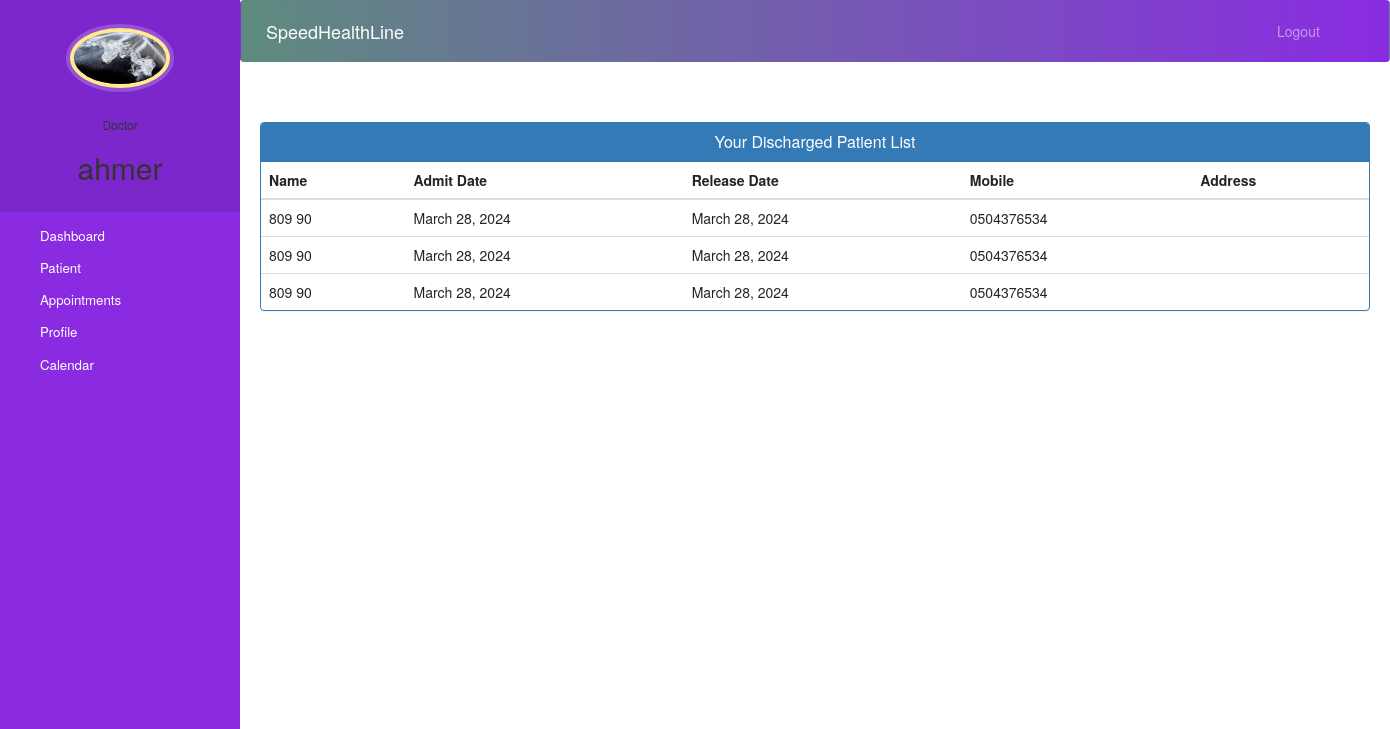
The page /doctor-view-discharge-patient (signed in) on the database its author committed.
### core/models.py (models this page shows, shortened)
class Doctor(models.Model):
    user=models.OneToOneField(User,on_delete=models.CASCADE)
    profile_pic= models.ImageField(upload_to='profile_pic/DoctorProfilePic/',null=True,blank=True)
    address = models.CharField(max_length=40)
    mobile = models.CharField(max_length=20, null=False, default='0123456789')
    department= models.CharField(max_length=50,choices=departments,default='Cardiologist')
    status=models.BooleanField(default=True)

class PatientDischargeDetails(models.Model):
    patientId=models.PositiveIntegerField(null=True)
    patientName=models.CharField(max_length=40)
    assignedDoctorName=models.CharField(max_length=40)
    mobile = models.CharField(max_length=20,null=True)
    admitDate=models.DateField(null=False)
    releaseDate=models.DateField(null=False)
    daySpent=models.PositiveIntegerField(null=False)
    roomCharge=models.PositiveIntegerField(null=False)
    medicineCost=models.PositiveIntegerField(null=False)
    doctorFee=models.PositiveIntegerField(null=False)
    OtherCharge=models.PositiveIntegerField(null=False)
    total=models.PositiveIntegerField(null=False)

### core/views.py (the view)
# urls.py: path('doctor-view-discharge-patient', doctor_discharge_patient,
@login_required(login_url='Userlogin')
@user_passes_test(is_doctor)
def doctor_discharge_patient(request):
    dischargedpatients = models.PatientDischargeDetails.objects.all().distinct().filter(
        assignedDoctorName=request.user.first_name)
    doctor = models.Doctor.objects.get(user_id=request.user.id)  # for profile picture of doctor in sidebar
    return render(request, 'doctor_discharge_patient.html',
                  {'dischargedpatients': dischargedpatients, 'doctor': doctor})

### core/views.py (called while the page is built)
def is_doctor(user):
    return user.groups.filter(name='DOCTOR').exists()

### templates/doctor_discharge_patient.html (shortened to what this page needs)
{% extends 'doctor_base.html' %}
{% block content %}
{%load static%}
<head>
  <link href="//netdna.bootstrapcdn.com/bootstrap/3.0.0/css/bootstrap.min.css" rel="stylesheet" id="bootstrap-css">
</head>
<div class="container">
  <div class="panel panel-primary">
    <div class="panel-heading">
      <h6 class="panel-title">Your Discharged Patient List</h6>
    </div>
    <table class="table table-hover" id="dev-table">
      <thead>
        <tr>
          <th>Name</th>
          <th>Admit Date</th>
          <th>Release Date</th>
          <th>Mobile</th>
          <th>Address</th>
        </tr>
      </thead>
      {% for p in dischargedpatients %}
      <tr>
        <td> {{p.patientName}}</td>
        <td>{{p.admitDate}}</td>
        <td>{{p.releaseDate}}</td>
        <td>{{p.mobile}}</td>
        <td>{{p.address}}</td>
      </tr>
      {% endfor %}
    </table>
  </div>
</div>
{% endblock content %}

### templates/doctor_base.html (shortened to what this page needs)
<!DOCTYPE html>
{% load static %}
<html lang="en">
<head>
  <link rel="stylesheet" href="https://stackpath.bootstrapcdn.com/bootstrap/4.3.1/css/bootstrap.min.css">
  <link rel="stylesheet" href="https://maxcdn.bootstrapcdn.com/font-awesome/4.7.0/css/font-awesome.min.css">
</head>
<body>
  <nav class="menu" tabindex="0">
    <header class="avatar">
      <img src="{% static doctor.profile_pic.url %}" alt="Profile Pic" />
      <br><br>
      <h6>Doctor</h6>
      <h2>{{request.user.first_name}}</h2>
    </header>
    <ul>
      <li tabindex="0" class="icon-dashboard"> <a style="color:white; text-decoration:none;" href="/doctor-dashboard"><span>Dashboard</span></a> </li>
      <li tabindex="0" class="icon-users"> <a style="color:white; text-decoration:none;" href="/doctor-patient"><span>Patient</span></a></li>
      <li tabindex="0" class="icon-calendar"> <a style="color:white; text-decoration:none;" href="/doctor-appointment"><span>Appointments</span></a></li>
      <li tabindex="0" class="icon-calendar"> <a style="color:white; text-decoration:none;" href="/doctor-profile"><span>Profile</span></a></li>
      <li tabindex="0" class="icon-calendar"> <a style="color:white; text-decoration:none;" href="/doctor-calender"><span>Calendar</span></a></li>
    </ul>
  </nav>
  <main>
    <div class="bs-example">
<nav class="navbar navbar-expand-md navbar-dark fixed-top" style="background: linear-gradient(to right, #5E8B7E, #8A2BE2);">        <a href="/doctor-dashboard" class="navbar-brand">SpeedHealthLine</a>
        <div class="collapse navbar-collapse justify-content-between" id="navbarCollapse">
          <div class="navbar-nav" style=" margin-left: 90%;">
            <a href="/logout" class="nav-item nav-link">Logout</a>
          </div>
        </div>
      </nav>
    </div>
    <br><br>
    {% block content %}
    {% endblock content %}
    <br><br><br><br><br><br><br>
    <footer>
      <br>
      <div class="container">
        <div class="row">
          <div class="col-md-12 col-sm-12">
          </div>
        </div>
      </div>
    </footer>
  </main>
</body>
</html>

### templates/doctor_base.html (style rules this page uses)
a:link { text-decoration: none; color: #8a2be2; }
body { padding-left: 240px; background-color: #f8f8ff; background-repeat: no-repeat; background-position: center center; background-attachment: fixed; background-size: cover; }
main { position: relative; height: 100vh; }
.menu { background: #8a2be2; height: 100vh; width: 240px; position: fixed; top: 0px; left: 0; z-index: 5; outline: none; }
.menu .avatar { background: rgba(0, 0, 0, 0.1); padding: 2em 0.5em; text-align: center; }
.menu .avatar img { width: 100px; border-radius: 50%; overflow: hidden; border: 4px solid #ffea92; box-shadow: 0 0 0 4px rgba(255, 255, 255, 0.2); }
.menu .avatar h2 { font-weight: normal; margin-bottom: 0; }
.menu ul { list-style: none; padding: 0.5em 0; margin: 0; }
.menu ul li { padding: 0.5em 1em 0.5em 3em; font-size: 0.95em; font-weight: lighter; background-repeat: no-repeat; background-position: left 15px center; background-size: auto 20px; transition: all 0.15s linear; cursor: pointer; color: #fff; }
.menu ul li.icon-dashboard { background-image: url("http://www.entypo.com/images//gauge.svg"); }
.menu ul li.icon-users { background-image: url("http://www.entypo.com/images//users.svg"); }
.menu ul li.icon-calendar { background-image: url("http://www.entypo.com/images//calendar.svg"); }

### templates/doctor_discharge_patient.html (style rules this page uses)
a:link { text-decoration: none; }
h6 { text-align: center; }
.row { margin: 100px; }

### rows shown on the page
Doctor: profile_pic (picture)
PatientDischargeDetails: patientName "809 90", admitDate "March 28, 2024", releaseDate "March 28, 2024", mobile "0504376534"
PatientDischargeDetails: patientName "809 90", admitDate "March 28, 2024", releaseDate "March 28, 2024", mobile "0504376534"
PatientDischargeDetails: patientName "809 90", admitDate "March 28, 2024", releaseDate "March 28, 2024", mobile "0504376534"

### other values the page prints
{{ request.user.first_name }} "ahmer"
